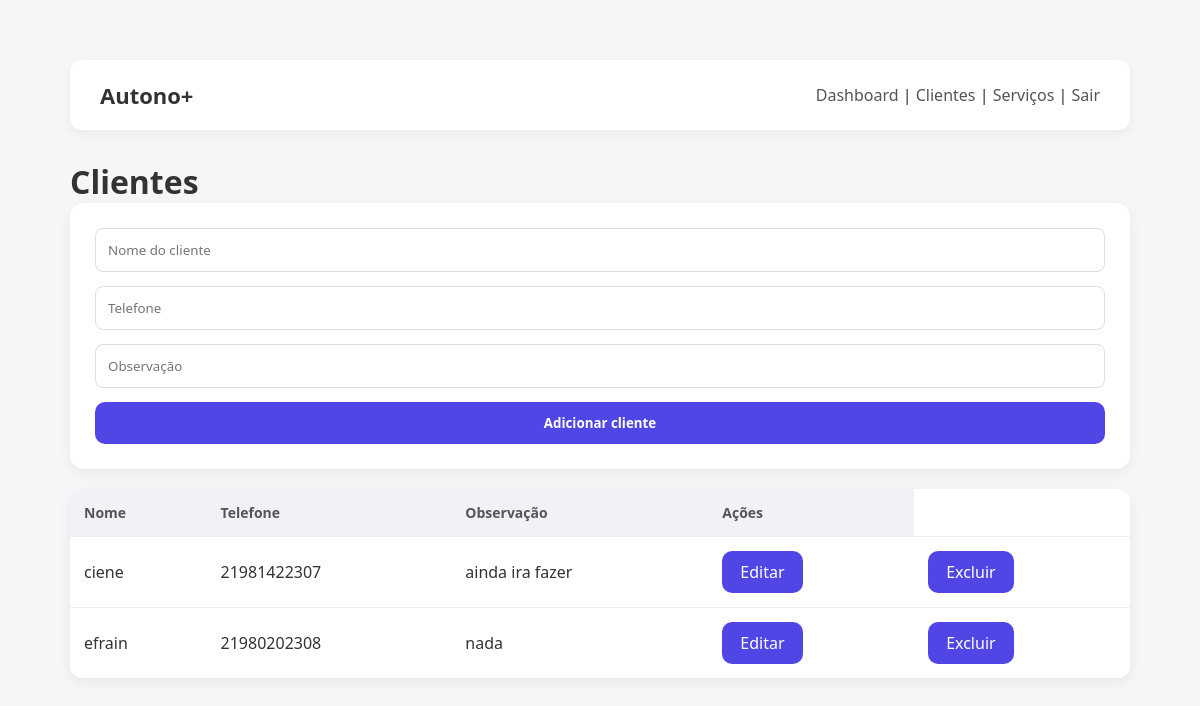
Before: /clientes (signed in) with the older database file.
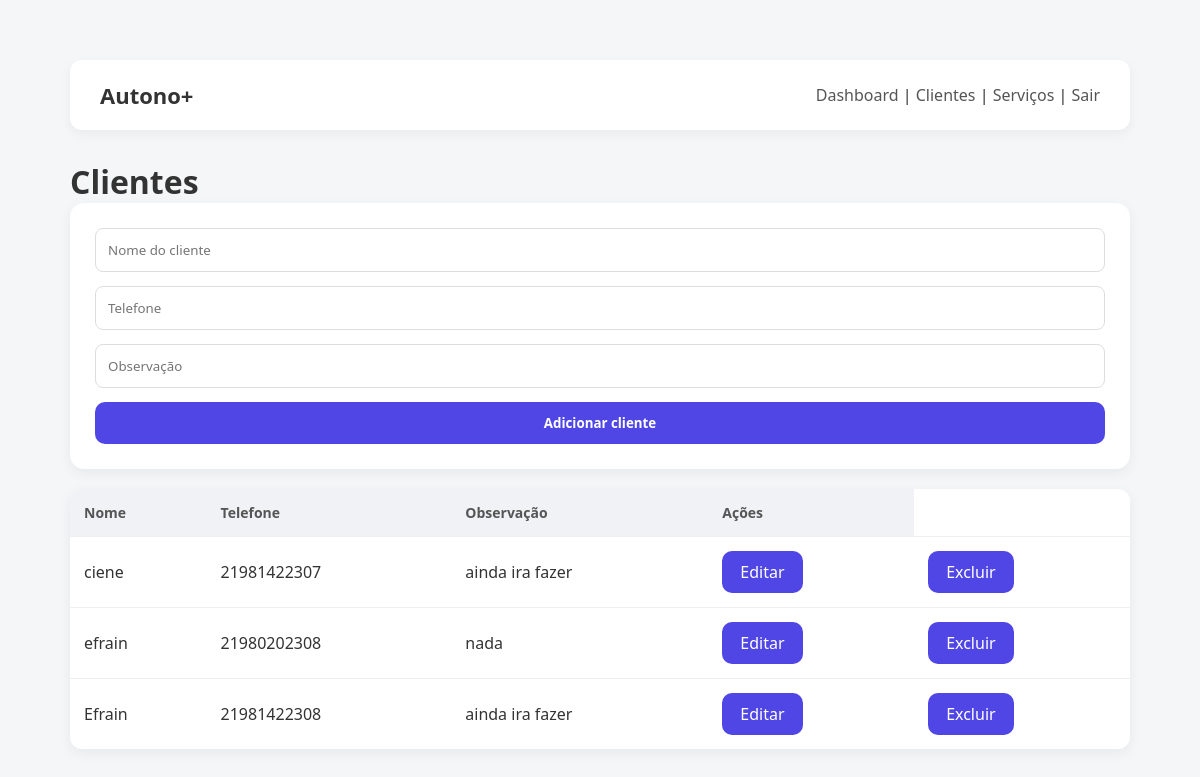
After: the same page with the newer database file.
### tables this page shows
CREATE TABLE clientes (
    id INTEGER PRIMARY KEY AUTOINCREMENT,
    user_id INTEGER,
    nome TEXT NOT NULL,
    telefone TEXT,
    observacao TEXT
);

### routes/clientes.py (the view, shortened to what this page needs)
@clientes_bp.route("/clientes", methods=["GET", "POST"])
def clientes():
    if "user_id" not in session:
        return redirect("/")
    db = get_db()
    clientes = db.execute(
        "SELECT * FROM clientes WHERE user_id = ?",
        (session["user_id"],)
    ).fetchall()
    db.close()
    return render_template("clientes.html", clientes=clientes)

### utils/db.py (called while the page is built)
def get_db():
    conn = sqlite3.connect(DB_PATH)
    conn.row_factory = sqlite3.Row
    return conn

### templates/clientes.html (shortened to what this page needs)
<!DOCTYPE html>
<html lang="pt-br">
<head>
</head>
<body>
{% extends "base.html" %}
{% block content %}
<h2>Clientes</h2>
<form method="post">
    <input name="nome" placeholder="Nome do cliente" required>
    <input name="telefone" placeholder="Telefone">
    <input name="observacao" placeholder="Observação">
    <button>Adicionar cliente</button>
</form>
<div class="table wrapper">
    <table>
        <tr>
            <th>Nome</th>
            <th>Telefone</th>
            <th>Observação</th>
            <th>Ações</th>
        </tr>
        {% for c in clientes %}
        <tr>
            <td>{{ c.nome }}</td>
            <td>{{ c.telefone }}</td>
            <td>{{ c.observacao }}</td>
            <td>
                <a class="btn" href="/clientes/editar/{{ c.id }}">
                    Editar
                </a>
            </td>
            <td>
                <a class="btn" href="/clientes/excluir/{{ c.id }}"
                onclick="return confirm('Excluir este cliente?')">
                Excluir
                </a>
            </td>
        </tr>
        {% endfor %}
    </table>
</div>
{% endblock %}

### templates/base.html (shortened to what this page needs)
<!DOCTYPE html>
<html lang="pt-br">
<head>
    <link rel="stylesheet" href="{{ url_for('static', filename='css/style.css') }}">
</head>
<body>
<div class="container">
    <div class="topbar">
        <h1>Autono+</h1>
        <div>
            <a href="/dashboard">Dashboard</a> |
            <a href="/clientes">Clientes</a> |
            <a href="/servicos">Serviços</a> |
            <a href="/logout">Sair</a>
        </div>
    </div>
    {% block content %}{% endblock %}
</div>
</body>
</html>

### static/css/style.css (style rules this page uses)
* { margin: 0; padding: 0; box-sizing: border-box; font-family: 'Segoe UI', Arial, sans-serif; }
body { background: #f4f6f8; color: #333; }
.container { max-width: 1100px; width: 100%; margin: 40px auto; padding: 20px; }
.topbar { background: #ffffff; padding: 20px 30px; border-radius: 12px; box-shadow: 0 4px 12px rgba(0,0,0,0.05); display: flex; justify-content: space-between; align-items: center; margin-bottom: 30px; }
.topbar h1 { font-size: 22px; font-weight: 600; }
.topbar a { text-decoration: none; color: #555; font-weight: 500; }
.btn { display: inline-block; padding: 10px 18px; background: #4f46e5; color: white; border-radius: 10px; text-decoration: none; font-weight: 500; transition: 0.2s; }
table { width: 100%; border-collapse: collapse; margin-top: 20px; background: #ffffff; border-radius: 12px; overflow: hidden; box-shadow: 0 4px 14px rgba(0,0,0,0.06); }
table th { background: #f0f2f5; padding: 14px; text-align: left; font-size: 14px; color: #555; }
table td { padding: 14px; border-top: 1px solid #eee; }
form { background: #ffffff; padding: 25px; border-radius: 14px; box-shadow: 0 4px 14px rgba(0,0,0,0.06); }
form input, form select { width: 100%; padding: 12px; margin-bottom: 14px; border-radius: 8px; border: 1px solid #ddd; }
form button { width: 100%; padding: 12px; background: #4f46e5; border: none; color: white; font-weight: 600; border-radius: 10px; cursor: pointer; }
html, body { max-width: 100%; overflow-x: hidden; }
body { font-size: 16px; }
h1 { font-size: clamp(28px, 5vw, 42px); }
h2 { font-size: clamp(22px, 4.5vw, 32px); }

Changed rows visible on the page:
added clientes: nome "Efrain", telefone "21981422308", observacao "ainda ira fazer"
